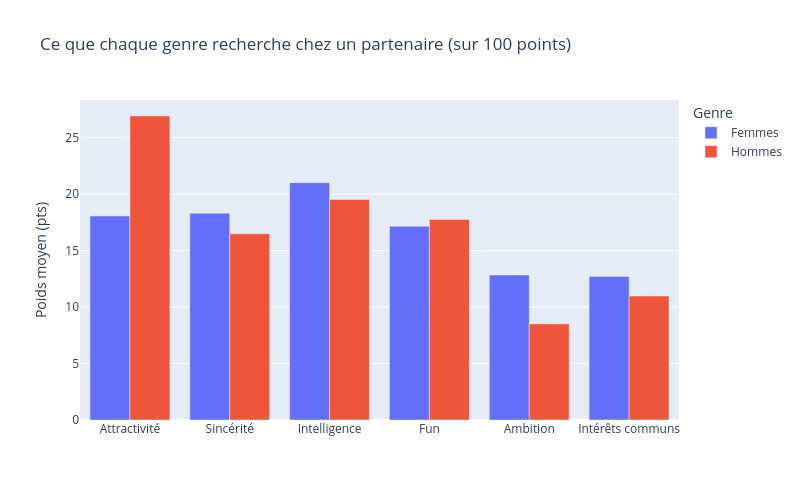

The notebook cell saved with this chart:
### Markdown cell above
---
## Question 1 — Qu'est-ce que chaque genre recherche, et qu'est-ce qu'il ne veut pas ?

Les participants répartissaient 100 points entre 6 critères selon leur importance dans le choix d'un partenaire. On regarde comment cette répartition diffère selon le genre.

### Code cell
attr_labels = {
    'attr1_1': 'Attractivité', 'sinc1_1': 'Sincérité',  'intel1_1': 'Intelligence',
    'fun1_1':  'Fun',           'amb1_1':  'Ambition',   'shar1_1':  'Intérêts communs'
}

attr_by_gender = df.groupby('gender')[attr_cols].mean()
attr_by_gender.columns = [attr_labels[c] for c in attr_cols]

attr_long = attr_by_gender.reset_index().melt(
    id_vars='gender', var_name='Critère', value_name='Poids moyen'
)

fig = px.bar(
    attr_long, x='Critère', y='Poids moyen', color='gender', barmode='group',
    title='Ce que chaque genre recherche chez un partenaire (sur 100 points)',
    labels={'Poids moyen': 'Poids moyen (pts)', 'Critère': '', 'gender': 'Genre'},
    color_discrete_sequence=['#636EFA', '#EF553B'],
    width=800, height=500
)
fig.show()

### Figure 1 — Plotly figure (JSON) as saved in the notebook; plotly's stock layout.template omitted (floating-point values rounded to 4 significant figures)
{"data": [{"alignmentgroup": "True", "hovertemplate": "Genre=Femmes<br>=%{x}<br>Poids moyen (pts)=%{y}<extra></extra>", "legendgroup": "Femmes", "marker": {"color": "#636EFA", "pattern": {"shape": ""}}, "name": "Femmes", "offsetgroup": "Femmes", "orientation": "v", "showlegend": true, "textposition": "auto", "type": "bar", "x": ["Attractivité", "Sincérité", "Intelligence", "Fun", "Ambition", "Intérêts communs"], "xaxis": "x", "y": [18.06, 18.31, 21.01, 17.15, 12.83, 12.71], "yaxis": "y"}, {"alignmentgroup": "True", "hovertemplate": "Genre=Hommes<br>=%{x}<br>Poids moyen (pts)=%{y}<extra></extra>", "legendgroup": "Hommes", "marker": {"color": "#EF553B", "pattern": {"shape": ""}}, "name": "Hommes", "offsetgroup": "Hommes", "orientation": "v", "showlegend": true, "textposition": "auto", "type": "bar", "x": ["Attractivité", "Sincérité", "Intelligence", "Fun", "Ambition", "Intérêts communs"], "xaxis": "x", "y": [26.91, 16.48, 19.52, 17.75, 8.504, 10.97], "yaxis": "y"}], "layout": {"barmode": "group", "height": 500, "legend": {"title": {"text": "Genre"}, "tracegroupgap": 0}, "title": {"text": "Ce que chaque genre recherche chez un partenaire (sur 100 points)"}, "width": 800, "xaxis": {"anchor": "y", "domain": [0, 1], "title": {"text": ""}}, "yaxis": {"anchor": "x", "domain": [0, 1], "title": {"text": "Poids moyen (pts)"}}}}
